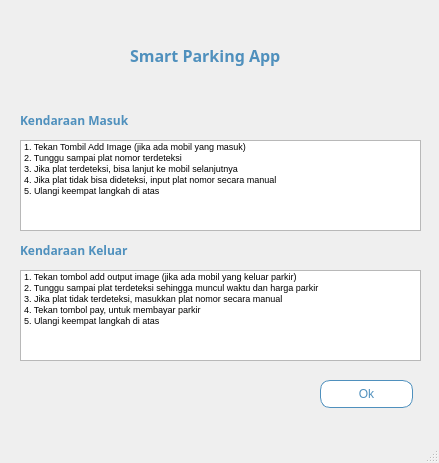
<?xml version="1.0" encoding="UTF-8"?>
<ui version="4.0">
 <class>UserGuideWindow</class>
 <widget class="QMainWindow" name="UserGuideWindow">
  <property name="geometry">
   <rect>
    <x>0</x>
    <y>0</y>
    <width>439</width>
    <height>463</height>
   </rect>
  </property>
  <property name="windowTitle">
   <string>User Guide</string>
  </property>
  <widget class="QWidget" name="centralwidget">
   <widget class="QLabel" name="label_1">
    <property name="geometry">
     <rect>
      <x>130</x>
      <y>30</y>
      <width>211</width>
      <height>51</height>
     </rect>
    </property>
    <property name="font">
     <font>
      <family>Lucida Sans</family>
      <pointsize>12</pointsize>
      <weight>75</weight>
      <bold>true</bold>
     </font>
    </property>
    <property name="styleSheet">
     <string notr="true">color: #4F90BD;</string>
    </property>
    <property name="text">
     <string>Smart Parking App</string>
    </property>
   </widget>
   <widget class="QLabel" name="label_8">
    <property name="geometry">
     <rect>
      <x>40</x>
      <y>10</y>
      <width>71</width>
      <height>71</height>
     </rect>
    </property>
    <property name="text">
     <string/>
    </property>
    <property name="pixmap">
     <pixmap>image/gambar.png</pixmap>
    </property>
    <property name="scaledContents">
     <bool>true</bool>
    </property>
   </widget>
   <widget class="QPushButton" name="ok_button">
    <property name="geometry">
     <rect>
      <x>320</x>
      <y>380</y>
      <width>93</width>
      <height>28</height>
     </rect>
    </property>
    <property name="styleSheet">
     <string notr="true">QPushButton{
	background-color: white;
	color: #4F90BD;
	border: 1px solid #4F90BD;
	border-radius: 10px;
}

QPushButton:hover{
	background-color: #4F90BD;
	color: white;
	border: 1px solid white;
	border-radius: 10px;
}
</string>
    </property>
    <property name="text">
     <string>Ok</string>
    </property>
   </widget>
   <widget class="QListWidget" name="listWidget">
    <property name="geometry">
     <rect>
      <x>20</x>
      <y>140</y>
      <width>401</width>
      <height>91</height>
     </rect>
    </property>
    <property name="font">
     <font>
      <pointsize>7</pointsize>
     </font>
    </property>
    <item>
     <property name="text">
      <string>1. Tekan Tombil Add Image (jika ada mobil yang masuk)</string>
     </property>
    </item>
    <item>
     <property name="text">
      <string>2. Tunggu sampai plat nomor terdeteksi</string>
     </property>
    </item>
    <item>
     <property name="text">
      <string>3. Jika plat terdeteksi, bisa lanjut ke mobil selanjutnya</string>
     </property>
    </item>
    <item>
     <property name="text">
      <string>4. Jika plat tidak bisa dideteksi, input plat nomor secara manual</string>
     </property>
    </item>
    <item>
     <property name="text">
      <string>5. Ulangi keempat langkah di atas</string>
     </property>
    </item>
   </widget>
   <widget class="QLabel" name="label_2">
    <property name="geometry">
     <rect>
      <x>20</x>
      <y>110</y>
      <width>141</width>
      <height>21</height>
     </rect>
    </property>
    <property name="font">
     <font>
      <family>Lucida Sans</family>
      <pointsize>9</pointsize>
      <weight>75</weight>
      <bold>true</bold>
     </font>
    </property>
    <property name="styleSheet">
     <string notr="true">color: #4F90BD;</string>
    </property>
    <property name="text">
     <string>Kendaraan Masuk</string>
    </property>
   </widget>
   <widget class="QLabel" name="label_3">
    <property name="geometry">
     <rect>
      <x>20</x>
      <y>240</y>
      <width>161</width>
      <height>21</height>
     </rect>
    </property>
    <property name="font">
     <font>
      <family>Lucida Sans</family>
      <pointsize>9</pointsize>
      <weight>75</weight>
      <bold>true</bold>
     </font>
    </property>
    <property name="styleSheet">
     <string notr="true">color: #4F90BD;</string>
    </property>
    <property name="text">
     <string>Kendaraan Keluar</string>
    </property>
   </widget>
   <widget class="QListWidget" name="listWidget_2">
    <property name="geometry">
     <rect>
      <x>20</x>
      <y>270</y>
      <width>401</width>
      <height>91</height>
     </rect>
    </property>
    <property name="font">
     <font>
      <pointsize>7</pointsize>
     </font>
    </property>
    <item>
     <property name="text">
      <string>1. Tekan tombol add output image (jika ada mobil yang keluar parkir)</string>
     </property>
    </item>
    <item>
     <property name="text">
      <string>2. Tunggu sampai plat terdeteksi sehingga muncul waktu dan harga parkir</string>
     </property>
    </item>
    <item>
     <property name="text">
      <string>3. Jika plat tidak terdeteksi, masukkan plat nomor secara manual</string>
     </property>
    </item>
    <item>
     <property name="text">
      <string>4. Tekan tombol pay, untuk membayar parkir</string>
     </property>
    </item>
    <item>
     <property name="text">
      <string>5. Ulangi keempat langkah di atas</string>
     </property>
    </item>
   </widget>
  </widget>
  <widget class="QMenuBar" name="menubar">
   <property name="geometry">
    <rect>
     <x>0</x>
     <y>0</y>
     <width>439</width>
     <height>26</height>
    </rect>
   </property>
  </widget>
  <widget class="QStatusBar" name="statusbar"/>
 </widget>
 <resources/>
 <connections/>
</ui>
